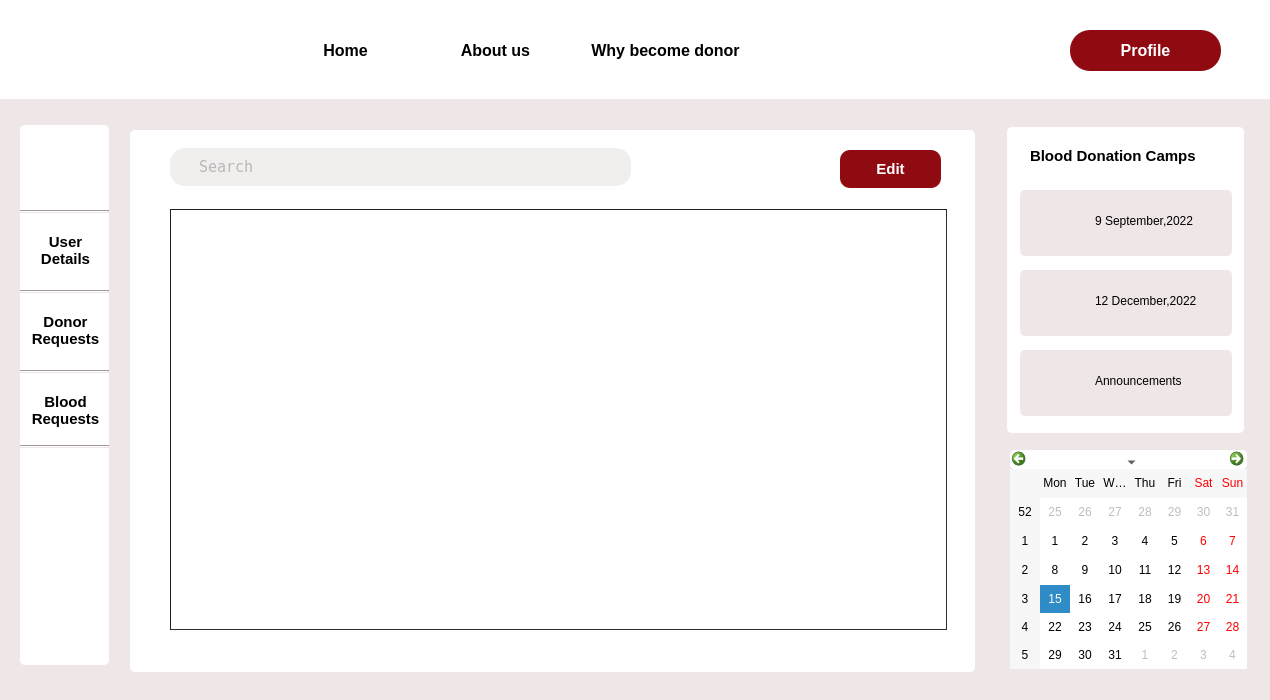
<?xml version="1.0" encoding="UTF-8"?>
<ui version="4.0">
 <class>patient_requests</class>
 <widget class="QDialog" name="patient_requests">
  <property name="geometry">
   <rect>
    <x>0</x>
    <y>0</y>
    <width>1270</width>
    <height>700</height>
   </rect>
  </property>
  <property name="windowTitle">
   <string>Dialog</string>
  </property>
  <property name="styleSheet">
   <string notr="true">background-color:#EFE6E7;</string>
  </property>
  <widget class="QLabel" name="label_25">
   <property name="geometry">
    <rect>
     <x>1020</x>
     <y>350</y>
     <width>212</width>
     <height>66</height>
    </rect>
   </property>
   <property name="cursor">
    <cursorShape>PointingHandCursor</cursorShape>
   </property>
   <property name="styleSheet">
    <string notr="true">border-radius:5px;</string>
   </property>
   <property name="text">
    <string/>
   </property>
  </widget>
  <widget class="QPushButton" name="my_details">
   <property name="geometry">
    <rect>
     <x>25</x>
     <y>220</y>
     <width>81</width>
     <height>61</height>
    </rect>
   </property>
   <property name="font">
    <font>
     <pointsize>11</pointsize>
     <bold>true</bold>
    </font>
   </property>
   <property name="cursor">
    <cursorShape>PointingHandCursor</cursorShape>
   </property>
   <property name="styleSheet">
    <string notr="true">#my_details


{
 background-color:rgb(255, 255, 255);
border-radius:5px;
}

#my_details::hover
{

	color: rgb(144, 10, 18);
}</string>
   </property>
   <property name="text">
    <string>User
Details</string>
   </property>
  </widget>
  <widget class="QPushButton" name="about">
   <property name="geometry">
    <rect>
     <x>420</x>
     <y>30</y>
     <width>151</width>
     <height>41</height>
    </rect>
   </property>
   <property name="font">
    <font>
     <pointsize>12</pointsize>
     <bold>true</bold>
    </font>
   </property>
   <property name="cursor">
    <cursorShape>PointingHandCursor</cursorShape>
   </property>
   <property name="styleSheet">
    <string notr="true">#about

{
 background-color:rgb(255, 255, 255);
border-radius:0.5px;
}

#about::hover{border-bottom :3px solid rgb(144, 10, 18);
color: rgb(144, 10, 18);}</string>
   </property>
   <property name="text">
    <string>About us</string>
   </property>
  </widget>
  <widget class="QLabel" name="label_27">
   <property name="geometry">
    <rect>
     <x>1030</x>
     <y>200</y>
     <width>52</width>
     <height>52</height>
    </rect>
   </property>
   <property name="cursor">
    <cursorShape>PointingHandCursor</cursorShape>
   </property>
   <property name="styleSheet">
    <string notr="true">background-image: url(:/img/Images/blood.png);</string>
   </property>
   <property name="text">
    <string/>
   </property>
  </widget>
  <widget class="QPushButton" name="login">
   <property name="geometry">
    <rect>
     <x>1070</x>
     <y>30</y>
     <width>151</width>
     <height>41</height>
    </rect>
   </property>
   <property name="font">
    <font>
     <pointsize>12</pointsize>
     <bold>true</bold>
    </font>
   </property>
   <property name="cursor">
    <cursorShape>PointingHandCursor</cursorShape>
   </property>
   <property name="styleSheet">
    <string notr="true">#login
{
 background-color:rgb(144, 10, 18);
border-radius:20px;
	color: rgb(255, 255, 255);
}

#login::hover
{
background-color:white;
	color: rgb(144, 10, 18);
}</string>
   </property>
   <property name="text">
    <string>Profile</string>
   </property>
  </widget>
  <widget class="QLabel" name="label_3">
   <property name="geometry">
    <rect>
     <x>130</x>
     <y>130</y>
     <width>845</width>
     <height>542</height>
    </rect>
   </property>
   <property name="font">
    <font>
     <pointsize>16</pointsize>
    </font>
   </property>
   <property name="styleSheet">
    <string notr="true">background-color: rgb(255, 255, 255);
border-radius:5px;</string>
   </property>
   <property name="text">
    <string/>
   </property>
  </widget>
  <widget class="QLabel" name="label_28">
   <property name="geometry">
    <rect>
     <x>1030</x>
     <y>280</y>
     <width>52</width>
     <height>52</height>
    </rect>
   </property>
   <property name="cursor">
    <cursorShape>PointingHandCursor</cursorShape>
   </property>
   <property name="styleSheet">
    <string notr="true">background-image: url(:/img/Images/blood.png);</string>
   </property>
   <property name="text">
    <string/>
   </property>
  </widget>
  <widget class="QLabel" name="label_7">
   <property name="geometry">
    <rect>
     <x>20</x>
     <y>0</y>
     <width>81</width>
     <height>91</height>
    </rect>
   </property>
   <property name="styleSheet">
    <string notr="true">background-color:rgb(255, 255, 255);
border-image: url(:/img/Images/logo1.png);</string>
   </property>
   <property name="text">
    <string/>
   </property>
  </widget>
  <widget class="QPushButton" name="why">
   <property name="geometry">
    <rect>
     <x>550</x>
     <y>30</y>
     <width>231</width>
     <height>41</height>
    </rect>
   </property>
   <property name="font">
    <font>
     <pointsize>12</pointsize>
     <bold>true</bold>
    </font>
   </property>
   <property name="cursor">
    <cursorShape>PointingHandCursor</cursorShape>
   </property>
   <property name="styleSheet">
    <string notr="true">#why

{
 background-color:rgb(255, 255, 255);
border-radius:0.5px;
}


#why::hover{border-bottom :3px solid rgb(144, 10, 18);
color: rgb(144, 10, 18);}</string>
   </property>
   <property name="text">
    <string>Why become donor</string>
   </property>
  </widget>
  <widget class="QLabel" name="label_31">
   <property name="geometry">
    <rect>
     <x>1095</x>
     <y>280</y>
     <width>131</width>
     <height>41</height>
    </rect>
   </property>
   <property name="cursor">
    <cursorShape>PointingHandCursor</cursorShape>
   </property>
   <property name="styleSheet">
    <string notr="true">
#label_31::hover
{

	color: rgb(144, 10, 18);
}</string>
   </property>
   <property name="text">
    <string>12 December,2022</string>
   </property>
  </widget>
  <widget class="QLabel" name="label_5">
   <property name="geometry">
    <rect>
     <x>35</x>
     <y>140</y>
     <width>63</width>
     <height>61</height>
    </rect>
   </property>
   <property name="cursor">
    <cursorShape>PointingHandCursor</cursorShape>
   </property>
   <property name="styleSheet">
    <string notr="true">background-color: rgb(255, 255, 255);
border-image: url(:/img/Images/Profile.png);</string>
   </property>
   <property name="text">
    <string/>
   </property>
  </widget>
  <widget class="QLabel" name="label_30">
   <property name="geometry">
    <rect>
     <x>1095</x>
     <y>200</y>
     <width>131</width>
     <height>41</height>
    </rect>
   </property>
   <property name="cursor">
    <cursorShape>PointingHandCursor</cursorShape>
   </property>
   <property name="styleSheet">
    <string notr="true">
#label_30::hover
{

	color: rgb(144, 10, 18);
}</string>
   </property>
   <property name="text">
    <string>9 September,2022</string>
   </property>
  </widget>
  <widget class="QLabel" name="label_32">
   <property name="geometry">
    <rect>
     <x>1095</x>
     <y>360</y>
     <width>131</width>
     <height>41</height>
    </rect>
   </property>
   <property name="cursor">
    <cursorShape>PointingHandCursor</cursorShape>
   </property>
   <property name="styleSheet">
    <string notr="true">
#label_32::hover
{

	color: rgb(144, 10, 18);
}</string>
   </property>
   <property name="text">
    <string>Announcements</string>
   </property>
  </widget>
  <widget class="QLabel" name="label_29">
   <property name="geometry">
    <rect>
     <x>1030</x>
     <y>360</y>
     <width>51</width>
     <height>41</height>
    </rect>
   </property>
   <property name="cursor">
    <cursorShape>PointingHandCursor</cursorShape>
   </property>
   <property name="styleSheet">
    <string notr="true">border-image: url(:/img/Images/announcement.png);</string>
   </property>
   <property name="text">
    <string/>
   </property>
  </widget>
  <widget class="QLabel" name="label_24">
   <property name="geometry">
    <rect>
     <x>1020</x>
     <y>190</y>
     <width>212</width>
     <height>66</height>
    </rect>
   </property>
   <property name="cursor">
    <cursorShape>PointingHandCursor</cursorShape>
   </property>
   <property name="styleSheet">
    <string notr="true">border-radius:5px;</string>
   </property>
   <property name="text">
    <string/>
   </property>
  </widget>
  <widget class="QLabel" name="label_26">
   <property name="geometry">
    <rect>
     <x>1020</x>
     <y>270</y>
     <width>212</width>
     <height>66</height>
    </rect>
   </property>
   <property name="cursor">
    <cursorShape>PointingHandCursor</cursorShape>
   </property>
   <property name="styleSheet">
    <string notr="true">border-radius:5px;</string>
   </property>
   <property name="text">
    <string/>
   </property>
  </widget>
  <widget class="QLabel" name="label_4">
   <property name="geometry">
    <rect>
     <x>1007</x>
     <y>127</y>
     <width>237</width>
     <height>306</height>
    </rect>
   </property>
   <property name="styleSheet">
    <string notr="true">background-color: rgb(255, 255, 255);
border-radius:5px;</string>
   </property>
   <property name="text">
    <string/>
   </property>
  </widget>
  <widget class="QPushButton" name="my_details_3">
   <property name="geometry">
    <rect>
     <x>25</x>
     <y>380</y>
     <width>81</width>
     <height>61</height>
    </rect>
   </property>
   <property name="font">
    <font>
     <pointsize>11</pointsize>
     <bold>true</bold>
    </font>
   </property>
   <property name="cursor">
    <cursorShape>PointingHandCursor</cursorShape>
   </property>
   <property name="styleSheet">
    <string notr="true">*{
 background-color:rgb(255, 255, 255);
border-radius:5px;}

#my_details_3::hover
{

	color: rgb(144, 10, 18);
}
</string>
   </property>
   <property name="text">
    <string>Blood
Requests</string>
   </property>
  </widget>
  <widget class="Line" name="line_3">
   <property name="geometry">
    <rect>
     <x>20</x>
     <y>370</y>
     <width>89</width>
     <height>3</height>
    </rect>
   </property>
   <property name="orientation">
    <enum>Qt::Horizontal</enum>
   </property>
  </widget>
  <widget class="QPushButton" name="my_details_2">
   <property name="geometry">
    <rect>
     <x>25</x>
     <y>300</y>
     <width>81</width>
     <height>61</height>
    </rect>
   </property>
   <property name="font">
    <font>
     <pointsize>11</pointsize>
     <bold>true</bold>
    </font>
   </property>
   <property name="cursor">
    <cursorShape>PointingHandCursor</cursorShape>
   </property>
   <property name="styleSheet">
    <string notr="true">*{
 background-color:rgb(255, 255, 255);
border-radius:5px;}

#my_details_2::hover
{

	color: rgb(144, 10, 18);
}</string>
   </property>
   <property name="text">
    <string>Donor
Requests</string>
   </property>
  </widget>
  <widget class="Line" name="line_4">
   <property name="geometry">
    <rect>
     <x>20</x>
     <y>445</y>
     <width>89</width>
     <height>3</height>
    </rect>
   </property>
   <property name="orientation">
    <enum>Qt::Horizontal</enum>
   </property>
  </widget>
  <widget class="Line" name="line_2">
   <property name="geometry">
    <rect>
     <x>20</x>
     <y>290</y>
     <width>89</width>
     <height>3</height>
    </rect>
   </property>
   <property name="orientation">
    <enum>Qt::Horizontal</enum>
   </property>
  </widget>
  <widget class="QPushButton" name="home">
   <property name="geometry">
    <rect>
     <x>290</x>
     <y>30</y>
     <width>111</width>
     <height>41</height>
    </rect>
   </property>
   <property name="font">
    <font>
     <pointsize>12</pointsize>
     <bold>true</bold>
    </font>
   </property>
   <property name="cursor">
    <cursorShape>PointingHandCursor</cursorShape>
   </property>
   <property name="styleSheet">
    <string notr="true">#home

{
 background-color:rgb(255, 255, 255);
border-radius:0.5px;
}

#home::hover{border-bottom :3px solid rgb(144, 10, 18);
color: rgb(144, 10, 18);}</string>
   </property>
   <property name="text">
    <string>Home</string>
   </property>
  </widget>
  <widget class="QLabel" name="label_23">
   <property name="geometry">
    <rect>
     <x>1030</x>
     <y>140</y>
     <width>201</width>
     <height>31</height>
    </rect>
   </property>
   <property name="font">
    <font>
     <pointsize>11</pointsize>
     <bold>true</bold>
    </font>
   </property>
   <property name="styleSheet">
    <string notr="true">background-color: rgb(255, 255, 255);</string>
   </property>
   <property name="text">
    <string>Blood Donation Camps</string>
   </property>
  </widget>
  <widget class="QLabel" name="label">
   <property name="geometry">
    <rect>
     <x>0</x>
     <y>0</y>
     <width>1280</width>
     <height>99</height>
    </rect>
   </property>
   <property name="styleSheet">
    <string notr="true">background-color: rgb(255, 255, 255);</string>
   </property>
   <property name="text">
    <string/>
   </property>
  </widget>
  <widget class="QLabel" name="label_2">
   <property name="geometry">
    <rect>
     <x>20</x>
     <y>125</y>
     <width>89</width>
     <height>540</height>
    </rect>
   </property>
   <property name="styleSheet">
    <string notr="true">background-color: rgb(255, 255, 255);
border-radius:5px;</string>
   </property>
   <property name="text">
    <string/>
   </property>
  </widget>
  <widget class="QCalendarWidget" name="calendarWidget">
   <property name="geometry">
    <rect>
     <x>1010</x>
     <y>450</y>
     <width>237</width>
     <height>219</height>
    </rect>
   </property>
   <property name="cursor">
    <cursorShape>PointingHandCursor</cursorShape>
   </property>
   <property name="styleSheet">
    <string notr="true">background-color: rgb(255, 255, 255);
border-radius:5px;</string>
   </property>
  </widget>
  <widget class="Line" name="line">
   <property name="geometry">
    <rect>
     <x>20</x>
     <y>210</y>
     <width>89</width>
     <height>3</height>
    </rect>
   </property>
   <property name="orientation">
    <enum>Qt::Horizontal</enum>
   </property>
  </widget>
  <widget class="QTableView" name="tableView">
   <property name="geometry">
    <rect>
     <x>170</x>
     <y>209</y>
     <width>777</width>
     <height>421</height>
    </rect>
   </property>
   <property name="styleSheet">
    <string notr="true">border-color: rgb(31, 31, 31);
background-color: rgb(255, 255, 255);
border-width : 1.2px;
border-style:inset;
</string>
   </property>
   <attribute name="verticalHeaderVisible">
    <bool>false</bool>
   </attribute>
   <attribute name="verticalHeaderHighlightSections">
    <bool>false</bool>
   </attribute>
   <attribute name="verticalHeaderShowSortIndicator" stdset="0">
    <bool>false</bool>
   </attribute>
  </widget>
  <widget class="QLineEdit" name="search">
   <property name="geometry">
    <rect>
     <x>170</x>
     <y>148</y>
     <width>461</width>
     <height>38</height>
    </rect>
   </property>
   <property name="font">
    <font>
     <family>Andale Mono</family>
     <pointsize>11</pointsize>
    </font>
   </property>
   <property name="cursor">
    <cursorShape>IBeamCursor</cursorShape>
   </property>
   <property name="styleSheet">
    <string notr="true">background-color: #F1EEEE;;
color:grey;
border-radius:15px;
font-family:Andale Mono;</string>
   </property>
   <property name="text">
    <string/>
   </property>
   <property name="placeholderText">
    <string>   Search</string>
   </property>
  </widget>
  <widget class="QPushButton" name="pushButton">
   <property name="geometry">
    <rect>
     <x>840</x>
     <y>150</y>
     <width>101</width>
     <height>38</height>
    </rect>
   </property>
   <property name="font">
    <font>
     <pointsize>11</pointsize>
     <bold>true</bold>
    </font>
   </property>
   <property name="styleSheet">
    <string notr="true">background-color: rgb(144, 10, 18);
color: rgb(255, 255, 255);
border-radius:10px;</string>
   </property>
   <property name="text">
    <string>Edit</string>
   </property>
  </widget>
  <zorder>label_4</zorder>
  <zorder>label_2</zorder>
  <zorder>label</zorder>
  <zorder>label_25</zorder>
  <zorder>my_details</zorder>
  <zorder>about</zorder>
  <zorder>login</zorder>
  <zorder>label_3</zorder>
  <zorder>label_7</zorder>
  <zorder>why</zorder>
  <zorder>label_5</zorder>
  <zorder>label_32</zorder>
  <zorder>label_29</zorder>
  <zorder>label_24</zorder>
  <zorder>label_26</zorder>
  <zorder>my_details_3</zorder>
  <zorder>line_3</zorder>
  <zorder>my_details_2</zorder>
  <zorder>line_4</zorder>
  <zorder>line_2</zorder>
  <zorder>home</zorder>
  <zorder>label_23</zorder>
  <zorder>calendarWidget</zorder>
  <zorder>line</zorder>
  <zorder>label_30</zorder>
  <zorder>label_27</zorder>
  <zorder>label_31</zorder>
  <zorder>label_28</zorder>
  <zorder>tableView</zorder>
  <zorder>search</zorder>
  <zorder>pushButton</zorder>
 </widget>
 <resources/>
 <connections/>
</ui>
